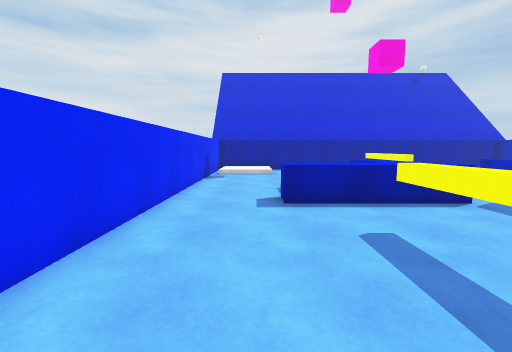
[1] (above)

13 first-person views from a walk through a scene from a Unity 3-D project. The camera is 1.4 m above the floor, tilts 6° down and sees 90° across. The floor is counted in squares, 1 m on a side. Each view is taken from the middle of a square. On the plan, view 1 faces up. The plan holds only what a view shows up to about 13 squares ahead; the rest is blank. The place goes on beyond the plan. The player character is not drawn. Surface patterns are stand-ins for the level's own textures.

[2]
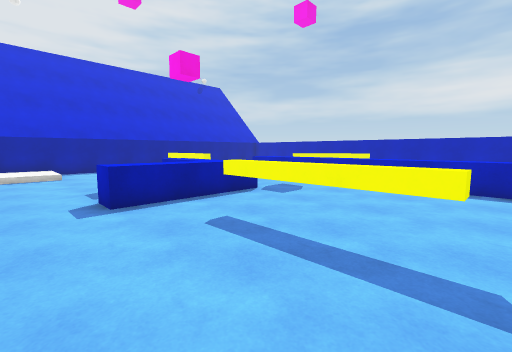

[3]
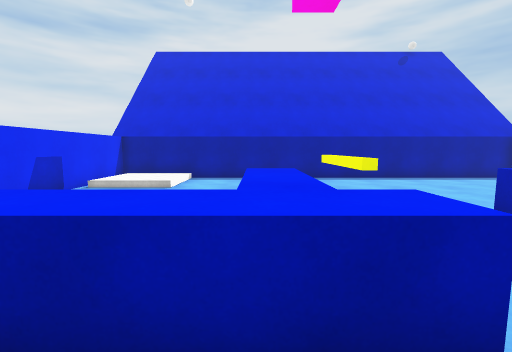

[4]
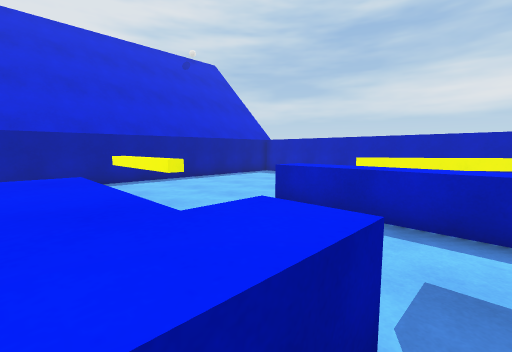

[5]
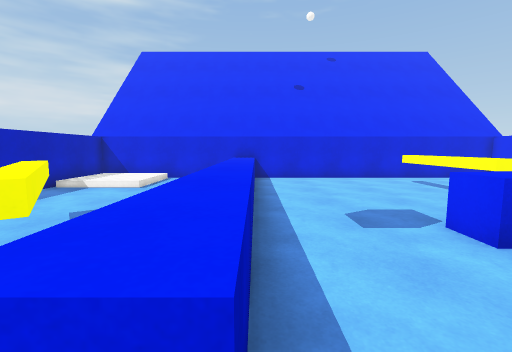

[6]
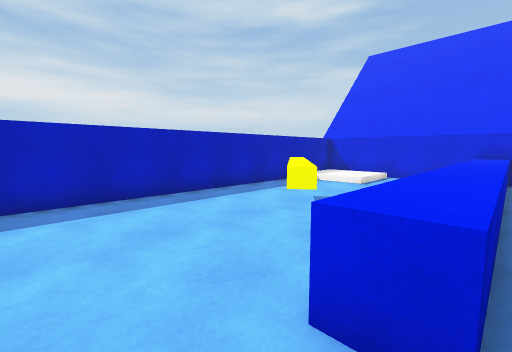

[7]
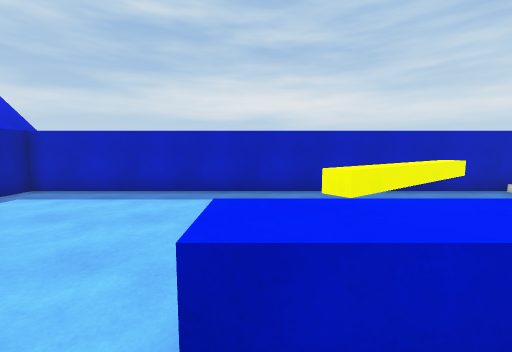

[8]
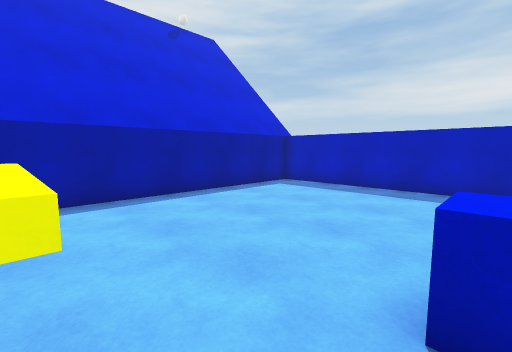

[9]
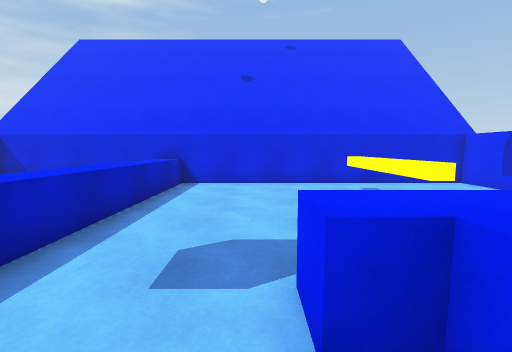

[10]
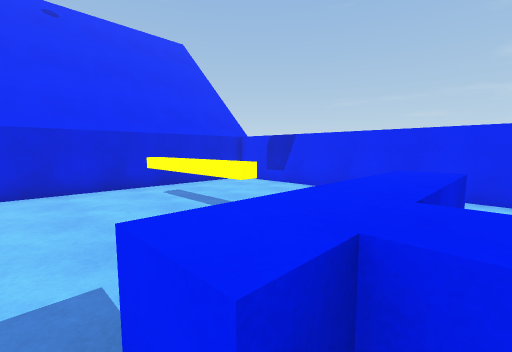

[11]
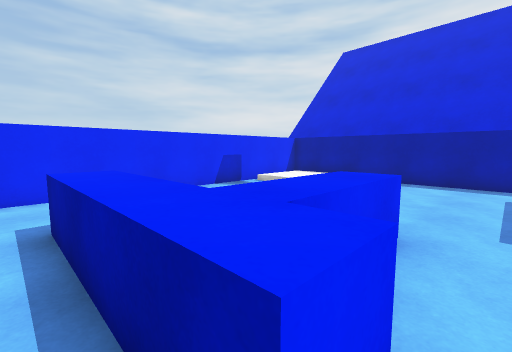

[12]
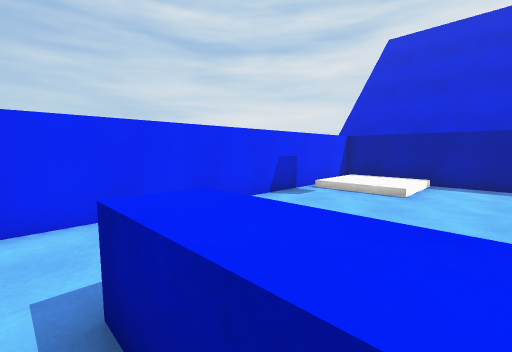

[13]
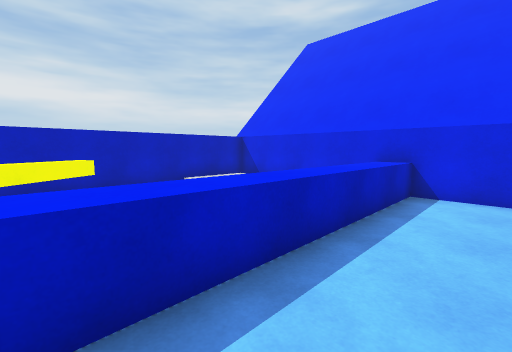

### Floor plan
Key: @ floor where view 1 was taken; # wall or solid block; . main floor; : floor 0.25 m higher than the main floor; / step, stairs or slope; ^ raised ledge; T thing the floor can be seen under or through.
Columns run from 3 left of view 1 to 17 right of it. Each row starts with its distance up from view 1.
 18 #####################
 17 #////...............#
 16 #/::/...............#
 15 #/::/.....#.........#
 14 #////.....#.........#
 13 #.........#.........#
 12 #.........#.........#
 11 #...................#
 10 #....  ^^...^^......#
  9 #....  ^^...^^#.....#
  8 #....  ^^...^^.#....#
  7 #...^^^^^...^^ ##...#
  6 #...........^^  #...#
  5 #...........^^  ....#
  4 #.....T.....^^  ....#
  3 #.....T.....^^  ....#
  2 #.....T.....^^  ////#
  1 #.....T.....^^  /::/#
  0 #..@..T.....^^  /::/#
 -1 #...........^^  ////#
 -2 #####################

Where each view was taken, in squares from view 1:
view 1: 0 up, 0 right, facing up
view 2: 0 up, 1 left, facing up-right
view 3: 5 up, 4 right, facing up
view 4: 6 up, 4 right, facing up-right
view 5: 11 up, 9 right, facing down
view 6: 12 up, 9 right, facing down-right
view 7: 10 up, 8 right, facing right
view 8: 10 up, 7 right, facing up-right
view 9: 9 up, 6 right, facing down
view 10: 8 up, 6 right, facing down-left
view 11: 6 up, 6 right, facing up-left
view 12: 6 up, 3 right, facing up-left
view 13: 7 up, 7 right, facing down-right
